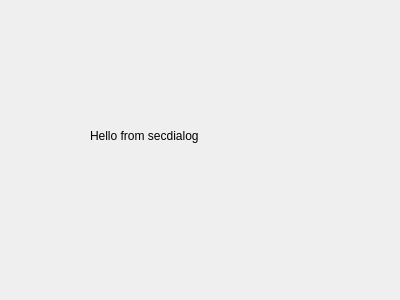
<?xml version="1.0" encoding="UTF-8"?>
<ui version="4.0">
 <class>Dialog</class>
 <widget class="QDialog" name="Dialog">
  <property name="geometry">
   <rect>
    <x>0</x>
    <y>0</y>
    <width>400</width>
    <height>300</height>
   </rect>
  </property>
  <property name="windowTitle">
   <string>Dialog</string>
  </property>
  <widget class="QLabel" name="label">
   <property name="geometry">
    <rect>
     <x>90</x>
     <y>80</y>
     <width>221</width>
     <height>111</height>
    </rect>
   </property>
   <property name="text">
    <string>Hello from secdialog</string>
   </property>
  </widget>
 </widget>
 <resources/>
 <connections/>
</ui>
